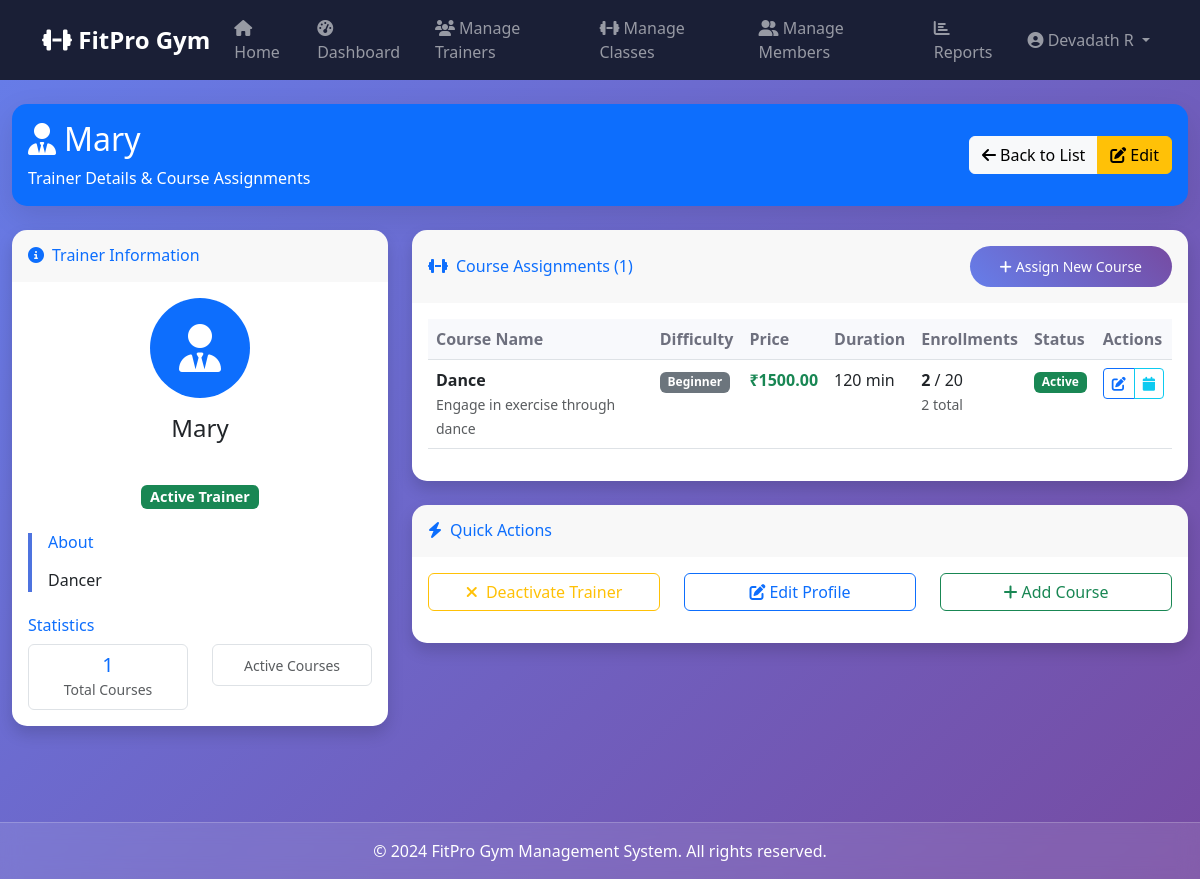
The app's page /admin-trainers/2/ (signed in) with its own data.
### gym_app/models.py (models this page shows, shortened)
class Trainer(models.Model):
    SPECIALIZATION_CHOICES = [
        ('Yoga', 'Yoga'),
        ('Strength Training', 'Strength Training'),
        ('Cardio', 'Cardio'),
        ('Pilates', 'Pilates'),
        ('CrossFit', 'CrossFit'),
        ('Martial Arts', 'Martial Arts'),
        ('Dance', 'Dance'),
        ('General Fitness', 'General Fitness'),
    ]
    name = models.CharField(max_length=100)
    description = models.TextField(blank=True, null=True)
    specialization = models.CharField(max_length=50, choices=SPECIALIZATION_CHOICES)
    is_active = models.BooleanField(default=True)

class Course(models.Model):
    DIFFICULTY_CHOICES = [
        ('Beginner', 'Beginner'),
        ('Intermediate', 'Intermediate'),
        ('Advanced', 'Advanced'),
        ('All Levels', 'All Levels'),
    ]
    name = models.CharField(max_length=100)
    description = models.TextField()
    price = models.DecimalField(max_digits=8, decimal_places=2)
    capacity = models.IntegerField(default=20)
    current_enrollment = models.IntegerField(default=0)
    duration_minutes = models.IntegerField(default=60)
    trainer = models.ForeignKey(Trainer, on_delete=models.CASCADE, related_name='courses')
    difficulty_level = models.CharField(max_length=20, choices=DIFFICULTY_CHOICES, default='All Levels')
    is_active = models.BooleanField(default=True)
    created_date = models.DateTimeField(auto_now_add=True)

### gym_app/views.py (the view)
# urls.py: path('admin-trainers/<int:trainer_id>/', views.admin_trainer_detail, name='admin_trainer_detail'),
@login_required
def admin_trainer_detail(request, trainer_id):
    if not request.user.is_staff:
        return redirect('customer_dashboard')
    trainer = get_object_or_404(Trainer, id=trainer_id)
    courses = Course.objects.filter(
        trainer=trainer
    ).select_related('trainer').prefetch_related('sessions')
    for course in courses:
        course.active_enrollments = CourseEnrollment.objects.filter(
            course=course,
            is_active=True
        ).count()
    context = {
        'trainer': trainer,
        'courses': courses,
    }
    return render(request, 'admin_trainer_detail.html', context)

### gym_app/templates/admin_trainer_detail.html (shortened to what this page needs)
{% extends 'base.html' %}
{% block content %}
<div class="container-fluid py-4">
    <div class="row mb-4">
        <div class="col-12">
            <div class="card bg-primary text-white">
                <div class="card-body">
                    <div class="row align-items-center">
                        <div class="col-md-8">
                            <h1 class="h2 mb-2">
                                <i class="fas fa-user-tie me-2"></i>{{ trainer.name }}
                            </h1>
                            <p class="mb-0">Trainer Details & Course Assignments</p>
                        </div>
                        <div class="col-md-4 text-end">
                            <div class="btn-group">
                                <a href="{% url 'admin_trainer_management' %}" class="btn btn-light">
                                    <i class="fas fa-arrow-left me-1"></i>Back to List
                                </a>
                                <a href="{% url 'admin_edit_trainer' trainer.id %}" class="btn btn-warning">
                                    <i class="fas fa-edit me-1"></i>Edit
                                </a>
                            </div>
                        </div>
                    </div>
                </div>
            </div>
        </div>
    </div>
    <div class="row">
        <div class="col-lg-4 mb-4">
            <div class="card shadow">
                <div class="card-header py-3">
                    <h6 class="m-0 font-weight-bold text-primary">
                        <i class="fas fa-info-circle me-2"></i>Trainer Information
                    </h6>
                </div>
                <div class="card-body">
                    <div class="text-center mb-4">
                        <div class="bg-primary rounded-circle p-4 d-inline-flex align-items-center justify-content-center text-white mb-3"
                             style="width: 100px; height: 100px;">
                            <i class="fas fa-user-tie fa-3x"></i>
                        </div>
                        <h4>{{ trainer.name }}</h4>
                        <span class="badge bg-{{ trainer.specialization|lower }} fs-6 mb-2">
                        </span>
                        <br>
                        <span class="badge bg-{% if trainer.is_active %}success{% else %}secondary{% endif %} fs-6">
                            {% if trainer.is_active %}Active Trainer{% else %}Inactive Trainer{% endif %}
                        </span>
                    </div>
                    {% if trainer.description %}
                    <div class="trainer-bio">
                        <h6 class="text-primary">About</h6>
                        <p class="text-muted">{{ trainer.description|linebreaks }}</p>
                    </div>
                    {% endif %}
                    <div class="trainer-stats mt-4">
                        <h6 class="text-primary">Statistics</h6>
                        <div class="row text-center">
                            <div class="col-6">
                                <div class="border rounded p-2">
                                    <h5 class="text-primary mb-0">{{ trainer.courses.count }}</h5>
                                    <small class="text-muted">Total Courses</small>
                                </div>
                            </div>
                            <div class="col-6">
                                <div class="border rounded p-2">
                                    <small class="text-muted">Active Courses</small>
                                </div>
                            </div>
                        </div>
                    </div>
                </div>
            </div>
        </div>
        <div class="col-lg-8 mb-4">
            <div class="card shadow">
                <div class="card-header py-3 d-flex justify-content-between align-items-center">
                    <h6 class="m-0 font-weight-bold text-primary">
                        <i class="fas fa-dumbbell me-2"></i>Course Assignments ({{ courses.count }})
                    </h6>
                    <a href="{% url 'admin:gym_app_course_add' %}" class="btn btn-sm btn-primary">
                        <i class="fas fa-plus me-1"></i>Assign New Course
                    </a>
                </div>
                <div class="card-body">
                    {% if courses %}
                    <div class="table-responsive">
                        <table class="table table-hover">
                            <thead>
                                <tr>
                                    <th>Course Name</th>
                                    <th>Difficulty</th>
                                    <th>Price</th>
                                    <th>Duration</th>
                                    <th>Enrollments</th>
                                    <th>Status</th>
                                    <th>Actions</th>
                                </tr>
                            </thead>
                            <tbody>
                                {% for course in courses %}
                                <tr>
                                    <td>
                                        <strong>{{ course.name }}</strong>
                                        {% if course.description %}
                                        <br>
                                        <small class="text-muted">{{ course.description|truncatewords:10 }}</small>
                                        {% endif %}
                                    </td>
                                    <td>
                                        <span class="badge bg-secondary">{{ course.difficulty_level }}</span>
                                    </td>
                                    <td class="text-success fw-bold">₹{{ course.price }}</td>
                                    <td>{{ course.duration_minutes }} min</td>
                                    <td>
                                        <span class="fw-bold">{{ course.active_enrollments }}</span> / {{ course.capacity }}
                                        <br>
                                        <small class="text-muted">{{ course.current_enrollment }} total</small>
                                    </td>
                                    <td>
                                        <span class="badge bg-{% if course.is_active %}success{% else %}secondary{% endif %}">
                                            {% if course.is_active %}Active{% else %}Inactive{% endif %}
                                        </span>
                                    </td>
                                    <td>
                                        <div class="btn-group btn-group-sm">
                                            <a href="{% url 'admin:gym_app_course_change' course.id %}"
                                               class="btn btn-outline-primary" title="Edit Course">
                                                <i class="fas fa-edit"></i>
                                            </a>
                                            <a href="#" class="btn btn-outline-info" title="View Sessions">
                                                <i class="fas fa-calendar"></i>
                                            </a>
                                        </div>
                                    </td>
                                </tr>
                                {% endfor %}
                            </tbody>
                        </table>
                    </div>
                    {% endif %}
                </div>
            </div>
            <div class="card shadow mt-4">
                <div class="card-header py-3">
                    <h6 class="m-0 font-weight-bold text-primary">
                        <i class="fas fa-bolt me-2"></i>Quick Actions
                    </h6>
                </div>
                <div class="card-body">
                    <div class="row">
                        <div class="col-md-4 text-center mb-3">
                            <form method="POST" action="{% url 'admin_toggle_trainer_status' trainer.id %}">
                                <button type="submit"
                                        class="btn btn-{% if trainer.is_active %}outline-warning{% else %}outline-success{% endif %} w-100">
                                    <i class="fas fa-{% if trainer.is_active %}times{% else %}check{% endif %} me-1"></i>
                                    {% if trainer.is_active %}Deactivate{% else %}Activate{% endif %} Trainer
                                </button>
                            </form>
                        </div>
                        <div class="col-md-4 text-center mb-3">
                            <a href="{% url 'admin_edit_trainer' trainer.id %}" class="btn btn-outline-primary w-100">
                                <i class="fas fa-edit me-1"></i>Edit Profile
                            </a>
                        </div>
                        <div class="col-md-4 text-center mb-3">
                            <a href="{% url 'admin:gym_app_course_add' %}" class="btn btn-outline-success w-100">
                                <i class="fas fa-plus me-1"></i>Add Course
                            </a>
                        </div>
                    </div>
                </div>
            </div>
        </div>
    </div>
</div>
{% endblock %}

### gym_app/templates/base.html (shortened to what this page needs)
<!DOCTYPE html>
<html lang="en">
<head>
    <link href="https://cdn.jsdelivr.net/npm/bootstrap@5.3.0/dist/css/bootstrap.min.css" rel="stylesheet">
    <link rel="stylesheet" href="https://cdnjs.cloudflare.com/ajax/libs/font-awesome/6.4.0/css/all.min.css">
</head>
<body>
    <nav class="navbar navbar-expand-lg navbar-dark" style="background-color: #1a1f36;">
        <div class="container">
            <a class="navbar-brand" href="{% url 'index' %}">
                <i class="fas fa-dumbbell"></i> FitPro Gym
            </a>
            <div class="collapse navbar-collapse" id="navbarNav">
                <ul class="navbar-nav me-auto">
                    <li class="nav-item">
                        <a class="nav-link" href="{% url 'index' %}">
                            <i class="fas fa-home"></i> Home
                        </a>
                    </li>
                    {% if user.is_authenticated %}
                    <li class="nav-item">
                        <a class="nav-link" href="{% url 'dashboard' %}">
                            <i class="fas fa-tachometer-alt"></i> Dashboard
                        </a>
                    </li>
                    {% if not user.is_staff %}
                    <li class="nav-item">
                        <a class="nav-link" href="{% url 'progress_tracking' %}">
                            <i class="fas fa-chart-line"></i> Progress
                        </a>
                    </li>
                    <li class="nav-item">
                        <a class="nav-link" href="{% url 'course_catalog' %}">
                            <i class="fas fa-shopping-cart me-1"></i>Purchase Courses
                        </a>
                    </li>
                    {% else %}
                    <li class="nav-item">
                        <a class="nav-link" href="{% url "admin_trainer_management" %}">
                            <i class="fas fa-users"></i> Manage Trainers
                        </a>
                    </li>
                    <li class="nav-item">
                        <a class="nav-link" href="{% url "admin_course_management" %}">
                            <i class="fas fa-dumbbell"></i> Manage Classes
                        </a>
                    </li>
                    <li class="nav-item">
                        <a class="nav-link" href="{% url "admin_member_management" %}">
                            <i class="fas fa-user-friends"></i> Manage Members
                        </a>
                    </li>
                    <li class="nav-item">
                        <a class="nav-link" href="{% url 'admin_reports' %}">
                            <i class="fas fa-chart-bar"></i> Reports
                        </a>
                    </li>
                    {% endif %}
                    {% endif %}
                </ul>
                <ul class="navbar-nav">
                    {% if user.is_authenticated %}
                    <li class="nav-item dropdown">
                        <a class="nav-link dropdown-toggle" href="#" id="navbarDropdown" role="button" data-bs-toggle="dropdown">
                            <i class="fas fa-user-circle"></i> {{ user.get_full_name }}
                        </a>
                    </li>
                    {% endif %}
                </ul>
            </div>
        </div>
    </nav>
    <main>
        <div class="toast-container position-fixed top-0 end-0 p-3" style="z-index: 9999;">
        </div>
        {% block content %}
        {% endblock %}
    </main>
    <footer class="footer mt-5 py-3 text-white">
        <div class="container text-center">
            <p class="mb-0">&copy; 2024 FitPro Gym Management System. All rights reserved.</p>
        </div>
    </footer>
</body>
</html>

### gym_app/templates/base.html (style rules this page uses)
body { background: linear-gradient(135deg, #667eea 0%, #764ba2 100%); min-height: 100vh; font-family: 'Segoe UI', Tahoma, Geneva, Verdana, sans-serif; }
.navbar-brand { font-weight: bold; font-size: 1.5rem; }
.card { border: none; border-radius: 15px; box-shadow: 0 10px 30px rgba(0,0,0,0.1); transition: transform 0.3s ease; }
.btn-primary { background: linear-gradient(45deg, #667eea, #764ba2); border: none; border-radius: 25px; padding: 10px 30px; }
.footer { background: rgba(255,255,255,0.1); backdrop-filter: blur(10px); border-top: 1px solid rgba(255,255,255,0.2); }

### gym_app/templates/admin_trainer_detail.html (style rules this page uses)
.card { border: none; border-radius: 15px; }
.card-header { border-radius: 15px 15px 0 0 !important; border: none; }
.table th { border-top: none; font-weight: 600; color: #6e707e; background-color: #f8f9fc; }
.badge.fs-6 { font-size: 0.9em !important; }
.trainer-bio { border-left: 4px solid #4e73df; padding-left: 1rem; }

### records on screen
Trainer: name "Mary", description "Dancer", courses.count "1"
Course: name "Dance", description "Engage in exercise through dance", difficulty_level "Beginner", price "1500.00", duration_minutes "120", active_enrollments "2", capacity "20", current_enrollment "2", is_active "Active"

### other values on screen
{{ user.get_full_name }} "Devadath R"
{{ courses.count }} "1"
